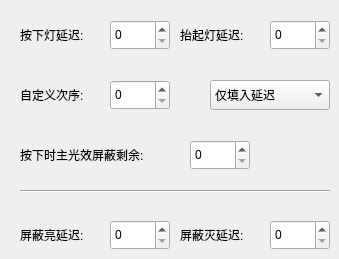
     <widget class="QWidget" name="tab_2">
      <attribute name="title">
       <string>按键</string>
      </attribute>
      <widget class="QSpinBox" name="sBox_color_t1">
       <property name="geometry">
        <rect>
         <x>110</x>
         <y>20</y>
         <width>60</width>
         <height>30</height>
        </rect>
       </property>
       <property name="focusPolicy">
        <enum>Qt::ClickFocus</enum>
       </property>
       <property name="minimum">
        <number>0</number>
       </property>
       <property name="maximum">
        <number>30</number>
       </property>
       <property name="value">
        <number>0</number>
       </property>
      </widget>
      <widget class="QSpinBox" name="sBox_color_t2">
       <property name="geometry">
        <rect>
         <x>270</x>
         <y>20</y>
         <width>60</width>
         <height>30</height>
        </rect>
       </property>
       <property name="focusPolicy">
        <enum>Qt::ClickFocus</enum>
       </property>
       <property name="minimum">
        <number>0</number>
       </property>
       <property name="maximum">
        <number>30</number>
       </property>
       <property name="value">
        <number>0</number>
       </property>
      </widget>
      <widget class="QLabel" name="label_49">
       <property name="geometry">
        <rect>
         <x>20</x>
         <y>20</y>
         <width>100</width>
         <height>30</height>
        </rect>
       </property>
       <property name="focusPolicy">
        <enum>Qt::NoFocus</enum>
       </property>
       <property name="text">
        <string>按下灯延迟:</string>
       </property>
      </widget>
      <widget class="QLabel" name="label_50">
       <property name="geometry">
        <rect>
         <x>180</x>
         <y>20</y>
         <width>100</width>
         <height>30</height>
        </rect>
       </property>
       <property name="focusPolicy">
        <enum>Qt::NoFocus</enum>
       </property>
       <property name="text">
        <string>抬起灯延迟:</string>
       </property>
      </widget>
      <widget class="QLabel" name="label_48">
       <property name="geometry">
        <rect>
         <x>20</x>
         <y>80</y>
         <width>100</width>
         <height>30</height>
        </rect>
       </property>
       <property name="focusPolicy">
        <enum>Qt::NoFocus</enum>
       </property>
       <property name="text">
        <string>自定义次序:</string>
       </property>
      </widget>
      <widget class="QSpinBox" name="sBox_color_i1">
       <property name="geometry">
        <rect>
         <x>110</x>
         <y>80</y>
         <width>60</width>
         <height>30</height>
        </rect>
       </property>
       <property name="focusPolicy">
        <enum>Qt::ClickFocus</enum>
       </property>
       <property name="minimum">
        <number>0</number>
       </property>
       <property name="maximum">
        <number>15</number>
       </property>
       <property name="value">
        <number>0</number>
       </property>
      </widget>
      <widget class="Line" name="line_6">
       <property name="geometry">
        <rect>
         <x>20</x>
         <y>190</y>
         <width>310</width>
         <height>3</height>
        </rect>
       </property>
       <property name="orientation">
        <enum>Qt::Horizontal</enum>
       </property>
      </widget>
      <widget class="QLabel" name="label_54">
       <property name="geometry">
        <rect>
         <x>180</x>
         <y>220</y>
         <width>100</width>
         <height>30</height>
        </rect>
       </property>
       <property name="focusPolicy">
        <enum>Qt::NoFocus</enum>
       </property>
       <property name="text">
        <string>屏蔽灭延迟:</string>
       </property>
      </widget>
      <widget class="QSpinBox" name="sBox_color_t1sys">
       <property name="geometry">
        <rect>
         <x>110</x>
         <y>220</y>
         <width>60</width>
         <height>30</height>
        </rect>
       </property>
       <property name="focusPolicy">
        <enum>Qt::ClickFocus</enum>
       </property>
       <property name="minimum">
        <number>0</number>
       </property>
       <property name="maximum">
        <number>30</number>
       </property>
       <property name="value">
        <number>0</number>
       </property>
      </widget>
      <widget class="QLabel" name="label_55">
       <property name="geometry">
        <rect>
         <x>20</x>
         <y>220</y>
         <width>100</width>
         <height>30</height>
        </rect>
       </property>
       <property name="focusPolicy">
        <enum>Qt::NoFocus</enum>
       </property>
       <property name="text">
        <string>屏蔽亮延迟:</string>
       </property>
      </widget>
      <widget class="QSpinBox" name="sBox_color_t2sys">
       <property name="geometry">
        <rect>
         <x>270</x>
         <y>220</y>
         <width>60</width>
         <height>30</height>
        </rect>
       </property>
       <property name="focusPolicy">
        <enum>Qt::ClickFocus</enum>
       </property>
       <property name="minimum">
        <number>0</number>
       </property>
       <property name="maximum">
        <number>30</number>
       </property>
       <property name="value">
        <number>0</number>
       </property>
      </widget>
      <widget class="QSpinBox" name="sBox_color_shield">
       <property name="geometry">
        <rect>
         <x>190</x>
         <y>140</y>
         <width>60</width>
         <height>30</height>
        </rect>
       </property>
       <property name="focusPolicy">
        <enum>Qt::ClickFocus</enum>
       </property>
       <property name="minimum">
        <number>0</number>
       </property>
       <property name="maximum">
        <number>255</number>
       </property>
       <property name="value">
        <number>0</number>
       </property>
      </widget>
      <widget class="QLabel" name="label_61">
       <property name="geometry">
        <rect>
         <x>20</x>
         <y>140</y>
         <width>160</width>
         <height>30</height>
        </rect>
       </property>
       <property name="focusPolicy">
        <enum>Qt::NoFocus</enum>
       </property>
       <property name="text">
        <string>按下时主光效屏蔽剩余:</string>
       </property>
      </widget>
      <widget class="QComboBox" name="cBox_color_setin">
       <property name="geometry">
        <rect>
         <x>210</x>
         <y>80</y>
         <width>120</width>
         <height>30</height>
        </rect>
       </property>
       <property name="focusPolicy">
        <enum>Qt::NoFocus</enum>
       </property>
       <item>
        <property name="text">
         <string>仅填入延迟</string>
        </property>
       </item>
       <item>
        <property name="text">
         <string>自定义次序</string>
        </property>
       </item>
       <item>
        <property name="text">
         <string>屏蔽剩余</string>
        </property>
       </item>
       <item>
        <property name="text">
         <string>全部</string>
        </property>
       </item>
      </widget>
     </widget>
